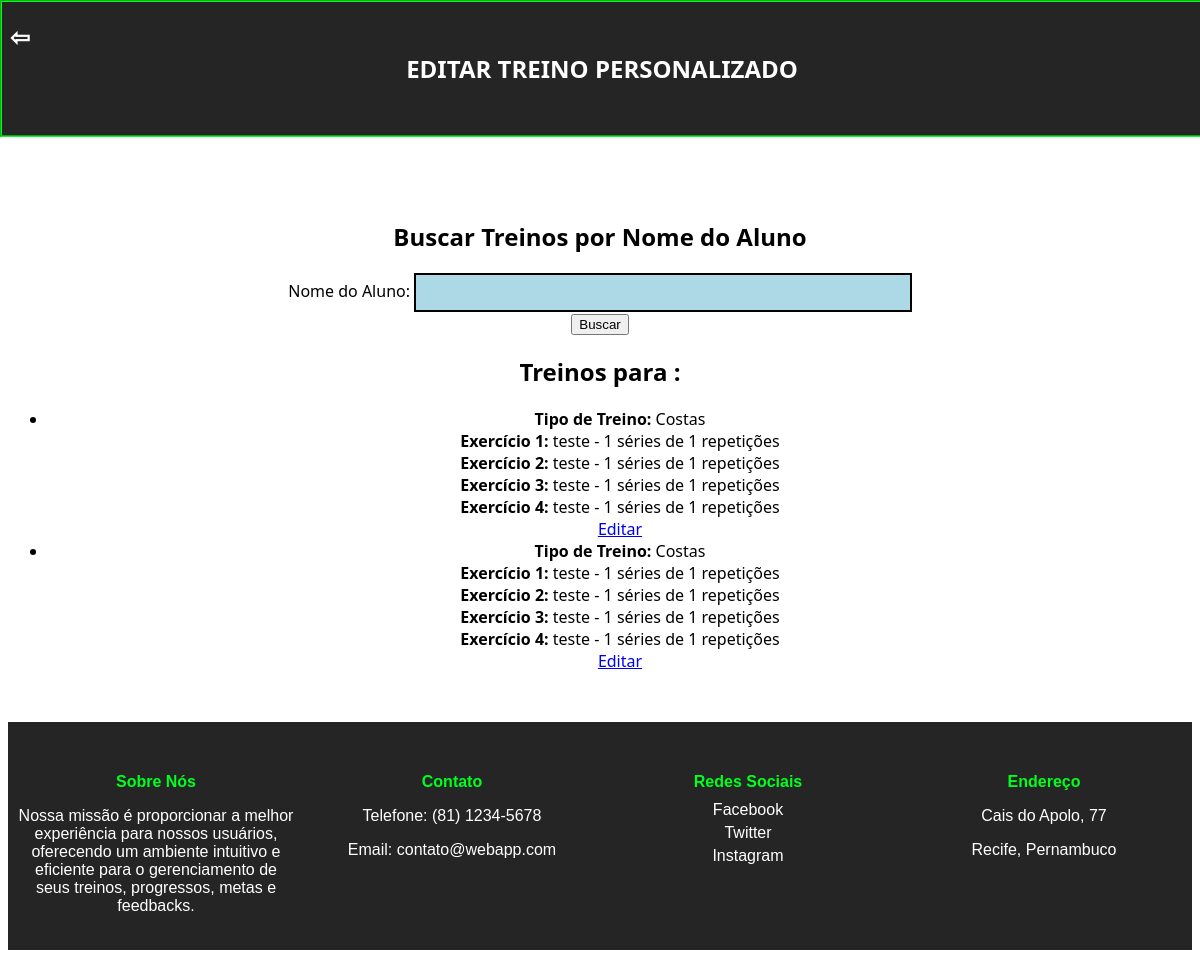
The app's page /editar_treinos/1/, older data.
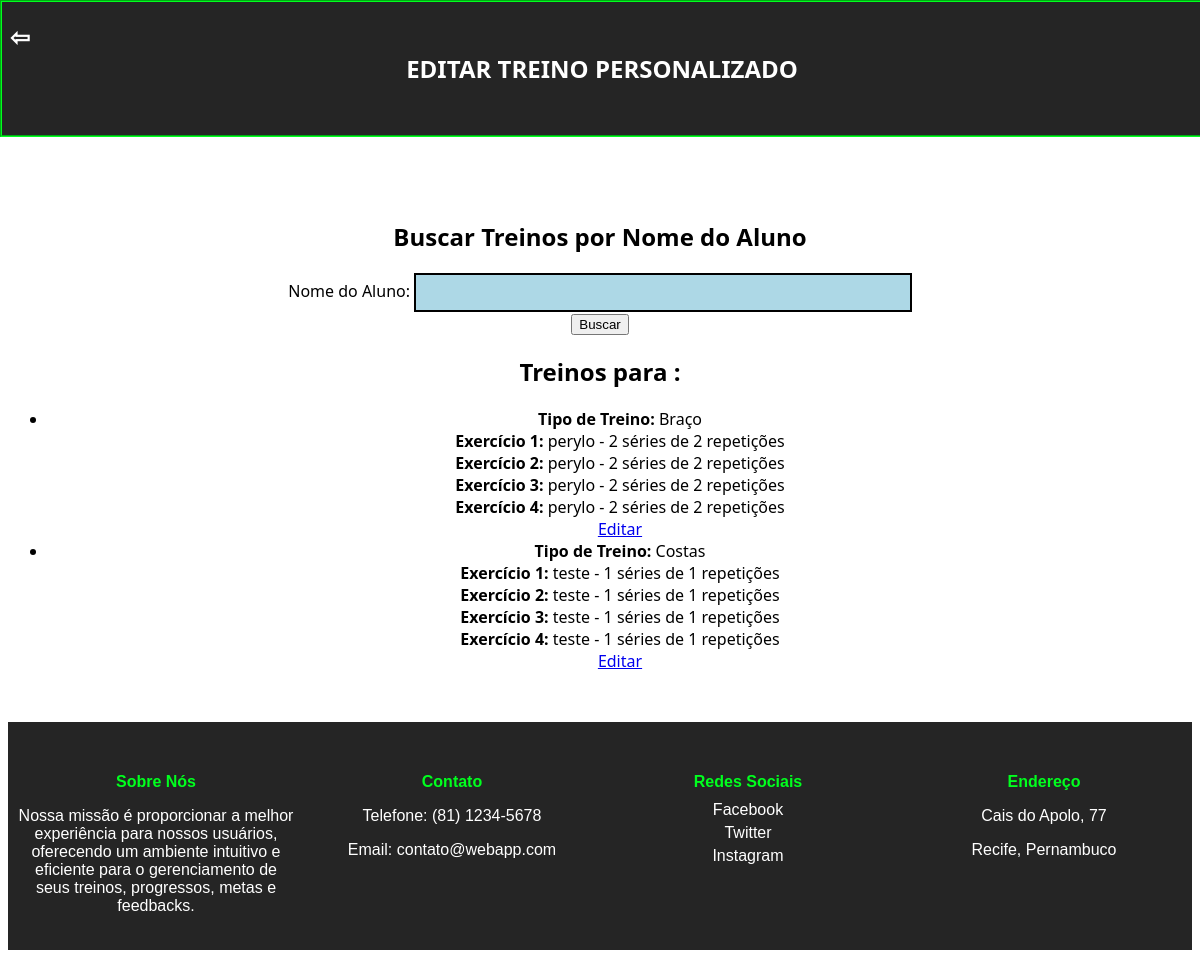
The same page, newer data.
### webapp/models.py (models this page shows, shortened)
class Treino(models.Model):
    TIPO_TREINO_CHOICES = (
        ('costas', 'Costas'),
        ('peito', 'Peito'),
        ('perna', 'Perna'),
        ('braco', 'Braço'),
    )
    aluno = models.ForeignKey(Dados, on_delete=models.CASCADE)
    tipo_treino = models.CharField(max_length=100, choices=TIPO_TREINO_CHOICES)
    exercicio1_nome = models.CharField(max_length=100)
    exercicio1_series = models.PositiveIntegerField()
    exercicio1_repeticoes = models.PositiveIntegerField()
    exercicio2_nome = models.CharField(max_length=100)
    exercicio2_series = models.PositiveIntegerField()
    exercicio2_repeticoes = models.PositiveIntegerField()
    exercicio3_nome = models.CharField(max_length=100)
    exercicio3_series = models.PositiveIntegerField()
    exercicio3_repeticoes = models.PositiveIntegerField()
    exercicio4_nome = models.CharField(max_length=100)
    exercicio4_series = models.PositiveIntegerField()
    exercicio4_repeticoes = models.PositiveIntegerField()

### webapp/views.py (the view)
# urls.py: path('editar_treinos/<int:treino_id>/', views.editar_treinos, name='editar_treinos'),
def editar_treinos(request, treino_id):
    treino = get_object_or_404(Treino, id=treino_id)
    if request.method == 'POST':
        form = TreinoEditForm(request.POST, instance=treino)
        if form.is_valid():
            form.save()
            mensagem_sucesso = "Treino editado com sucesso!"
    else:
        form = TreinoEditForm(instance=treino)
    return render(request, 'pagina_editar_treino.html', {
        'treino_edit_form': form,
        'treinos': Treino.objects.filter(aluno=treino.aluno),
        'nome_aluno_form': NomeAlunoForm(initial={'nome_aluno': treino.aluno.nome}),
    })

### webapp/forms.py
class TreinoEditForm(forms.ModelForm):
    class Meta:
        model = Treino
        fields = ['tipo_treino', 'exercicio1_nome', 'exercicio1_series', 'exercicio1_repeticoes',
                  'exercicio2_nome', 'exercicio2_series', 'exercicio2_repeticoes',
                  'exercicio3_nome', 'exercicio3_series', 'exercicio3_repeticoes',
                  'exercicio4_nome', 'exercicio4_series', 'exercicio4_repeticoes']

class NomeAlunoForm(forms.Form):
    nome_aluno = forms.CharField(label='Nome do Aluno', max_length=100)

### webapp/templates/pagina_editar_treino.html (shortened to what this page needs)
<!DOCTYPE html>
<html lang="pt-br">
<head>
</head>
<body>
    <div id="menu">
        <a href="{% url 'home_adm' %}">
            <h2 id="voltar" style="color: white;">⇦</h2>
        </a>
        <h2>EDITAR TREINO PERSONALIZADO</h2>
    </div>
     <div id="login_box">
        <h2>Buscar Treinos por Nome do Aluno</h2>
        <form method="post" action="{% url 'exibir_treinos' %}">
            <div class="input-group">
                <label for="nome_aluno">Nome do Aluno:</label>
                <input type="text" id="nome_aluno" name="nome_aluno" required>
            </div>
            <button type="submit">Buscar</button>
        </form>
    {% if treinos %}
    <h2>Treinos para {{ nome_aluno_form.cleaned_data.nome_aluno }}:</h2>
    <ul>
        {% for treino in treinos %}
        <li>
            <strong>Tipo de Treino:</strong> {{ treino.get_tipo_treino_display }}<br>
            <strong>Exercício 1:</strong> {{ treino.exercicio1_nome }} - {{ treino.exercicio1_series }} séries de {{ treino.exercicio1_repeticoes }} repetições<br>
            <strong>Exercício 2:</strong> {{ treino.exercicio2_nome }} - {{ treino.exercicio2_series }} séries de {{ treino.exercicio2_repeticoes }} repetições<br>
            <strong>Exercício 3:</strong> {{ treino.exercicio3_nome }} - {{ treino.exercicio3_series }} séries de {{ treino.exercicio3_repeticoes }} repetições<br>
            <strong>Exercício 4:</strong> {{ treino.exercicio4_nome }} - {{ treino.exercicio4_series }} séries de {{ treino.exercicio4_repeticoes }} repetições<br>
            <a href="#" onclick="showEditForm({{ treino.id }})">Editar</a>
        </li>
        {% endfor %}
    </ul>
    {% elif aluno and not treinos %}
    <p>Não há Treinos criados para {{ aluno.nome }}.</p>
    {% endif %}
</body>
<footer>
    <div class="footer-container">
        <div class="footer-section">
            <h4>Sobre Nós</h4>
            <p>Nossa missão é proporcionar a melhor experiência para nossos usuários, oferecendo um ambiente intuitivo e eficiente para o gerenciamento de seus treinos, progressos, metas e feedbacks.</p>
        </div>
        <div class="footer-section">
            <h4>Contato</h4>
            <p>Telefone: (81) 1234-5678</p>
            <p>Email: contato@webapp.com</p>
        </div>
        <div class="footer-section">
            <h4>Redes Sociais</h4>
            <a href="https://facebook.com" target="_blank">Facebook</a>
            <a href="https://twitter.com" target="_blank">Twitter</a>
            <a href="https://instagram.com" target="_blank">Instagram</a>
        </div>
        <div class="footer-section">
            <h4>Endereço</h4>
            <p>Cais do Apolo, 77</p>
            <p>Recife, Pernambuco</p>
        </div>
    </div>
</footer>
</html>

Row changes from the older to the newer data that the page shows:
removed Treino: tipo_treino "Costas", exercicio1_nome "teste", exercicio1_series "1", exercicio1_repeticoes "1", exercicio2_nome "teste", exercicio2_series "1", exercicio2_repeticoes "1", exercicio3_nome "teste", exercicio3_series "1", exercicio3_repeticoes "1", exercicio4_nome "teste", exercicio4_series "1", exercicio4_repeticoes "1"
added Treino: tipo_treino "Braço", exercicio1_nome "perylo", exercicio1_series "2", exercicio1_repeticoes "2", exercicio2_nome "perylo", exercicio2_series "2", exercicio2_repeticoes "2", exercicio3_nome "perylo", exercicio3_series "2", exercicio3_repeticoes "2", exercicio4_nome "perylo", exercicio4_series "2", exercicio4_repeticoes "2"
